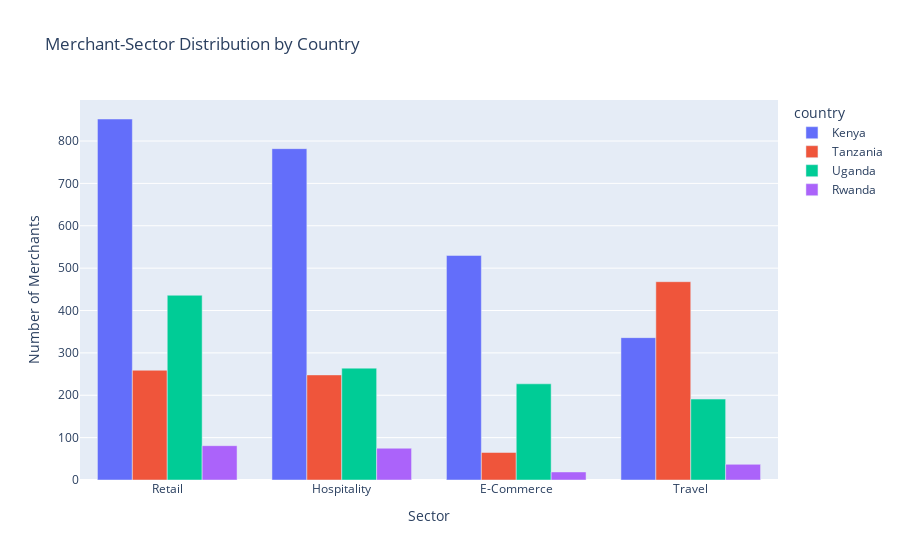

The notebook cell saved with this chart:
### Markdown cell above
# 2. Merchant Distribution per Country per Sector
Distribution of merchants across different sectors across different countries

### Code cell
# Count merchants per sector by country
sector_counts = df_clean[['country', 'sector']].value_counts().reset_index()

# Plot with Plotly
px.bar(
    sector_counts,
    x='sector',
    y='count',
    color='country',
    barmode='group',
    title="Merchant-Sector Distribution by Country",
    labels={'sector': 'Sector', 'count': 'Number of Merchants'}
)

### Figure 1 — Plotly figure (JSON) as saved in the notebook; plotly's stock layout.template omitted (floating-point values rounded to 4 significant figures)
{"data": [{"alignmentgroup": "True", "hovertemplate": "country=Kenya<br>Sector=%{x}<br>Number of Merchants=%{y}<extra></extra>", "legendgroup": "Kenya", "marker": {"color": "#636efa", "pattern": {"shape": ""}}, "name": "Kenya", "offsetgroup": "Kenya", "orientation": "v", "showlegend": true, "textposition": "auto", "type": "bar", "x": ["Retail", "Hospitality", "E-Commerce", "Travel"], "xaxis": "x", "y": [852, 782, 530, 336], "yaxis": "y"}, {"alignmentgroup": "True", "hovertemplate": "country=Tanzania<br>Sector=%{x}<br>Number of Merchants=%{y}<extra></extra>", "legendgroup": "Tanzania", "marker": {"color": "#EF553B", "pattern": {"shape": ""}}, "name": "Tanzania", "offsetgroup": "Tanzania", "orientation": "v", "showlegend": true, "textposition": "auto", "type": "bar", "x": ["Travel", "Retail", "Hospitality", "E-Commerce"], "xaxis": "x", "y": [468, 259, 248, 65], "yaxis": "y"}, {"alignmentgroup": "True", "hovertemplate": "country=Uganda<br>Sector=%{x}<br>Number of Merchants=%{y}<extra></extra>", "legendgroup": "Uganda", "marker": {"color": "#00cc96", "pattern": {"shape": ""}}, "name": "Uganda", "offsetgroup": "Uganda", "orientation": "v", "showlegend": true, "textposition": "auto", "type": "bar", "x": ["Retail", "Hospitality", "E-Commerce", "Travel"], "xaxis": "x", "y": [436, 264, 227, 191], "yaxis": "y"}, {"alignmentgroup": "True", "hovertemplate": "country=Rwanda<br>Sector=%{x}<br>Number of Merchants=%{y}<extra></extra>", "legendgroup": "Rwanda", "marker": {"color": "#ab63fa", "pattern": {"shape": ""}}, "name": "Rwanda", "offsetgroup": "Rwanda", "orientation": "v", "showlegend": true, "textposition": "auto", "type": "bar", "x": ["Retail", "Hospitality", "Travel", "E-Commerce"], "xaxis": "x", "y": [81, 75, 37, 19], "yaxis": "y"}], "layout": {"barmode": "group", "legend": {"title": {"text": "country"}, "tracegroupgap": 0}, "title": {"text": "Merchant-Sector Distribution by Country"}, "xaxis": {"anchor": "y", "domain": [0, 1], "title": {"text": "Sector"}}, "yaxis": {"anchor": "x", "domain": [0, 1], "title": {"text": "Number of Merchants"}}}}
